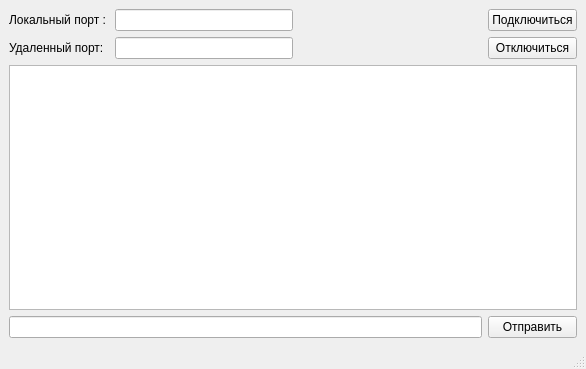
<?xml version="1.0" encoding="UTF-8"?>
<ui version="4.0">
 <class>MainWindow</class>
 <widget class="QMainWindow" name="MainWindow">
  <property name="geometry">
   <rect>
    <x>0</x>
    <y>0</y>
    <width>586</width>
    <height>369</height>
   </rect>
  </property>
  <property name="windowTitle">
   <string>UDP-Chat</string>
  </property>
  <widget class="QWidget" name="centralwidget">
   <layout class="QGridLayout" name="gridLayout_2">
    <item row="0" column="0">
     <layout class="QGridLayout" name="gridLayout">
      <item row="1" column="0">
       <widget class="QLabel" name="remotePortLabel">
        <property name="maximumSize">
         <size>
          <width>100</width>
          <height>16777215</height>
         </size>
        </property>
        <property name="text">
         <string>Удаленный порт:</string>
        </property>
       </widget>
      </item>
      <item row="3" column="5">
       <widget class="QPushButton" name="sendButton">
        <property name="text">
         <string>Отправить</string>
        </property>
        <property name="autoDefault">
         <bool>true</bool>
        </property>
        <property name="default">
         <bool>false</bool>
        </property>
       </widget>
      </item>
      <item row="0" column="0">
       <widget class="QLabel" name="localPortLabel">
        <property name="maximumSize">
         <size>
          <width>100</width>
          <height>16777215</height>
         </size>
        </property>
        <property name="text">
         <string>Локальный порт : </string>
        </property>
       </widget>
      </item>
      <item row="3" column="0" colspan="5">
       <widget class="QLineEdit" name="messageLine"/>
      </item>
      <item row="0" column="1" colspan="2">
       <widget class="QLineEdit" name="localPortLine"/>
      </item>
      <item row="0" column="5">
       <widget class="QPushButton" name="connectButton">
        <property name="text">
         <string>Подключиться</string>
        </property>
       </widget>
      </item>
      <item row="1" column="5">
       <widget class="QPushButton" name="disconnectButton">
        <property name="text">
         <string>Отключиться</string>
        </property>
        <property name="default">
         <bool>false</bool>
        </property>
       </widget>
      </item>
      <item row="1" column="1" colspan="2">
       <widget class="QLineEdit" name="remotePortLine"/>
      </item>
      <item row="2" column="0" colspan="6">
       <widget class="QTextBrowser" name="messageTextBrowser"/>
      </item>
     </layout>
    </item>
   </layout>
  </widget>
  <widget class="QStatusBar" name="statusbar"/>
 </widget>
 <resources/>
 <connections>
  <connection>
   <sender>connectButton</sender>
   <signal>clicked()</signal>
   <receiver>MainWindow</receiver>
   <slot>connectClicked()</slot>
   <hints>
    <hint type="sourcelabel">
     <x>697</x>
     <y>20</y>
    </hint>
    <hint type="destinationlabel">
     <x>384</x>
     <y>288</y>
    </hint>
   </hints>
  </connection>
  <connection>
   <sender>disconnectButton</sender>
   <signal>clicked()</signal>
   <receiver>MainWindow</receiver>
   <slot>disconnectClicked()</slot>
   <hints>
    <hint type="sourcelabel">
     <x>697</x>
     <y>48</y>
    </hint>
    <hint type="destinationlabel">
     <x>384</x>
     <y>288</y>
    </hint>
   </hints>
  </connection>
  <connection>
   <sender>sendButton</sender>
   <signal>clicked()</signal>
   <receiver>MainWindow</receiver>
   <slot>sendClicked()</slot>
   <hints>
    <hint type="sourcelabel">
     <x>697</x>
     <y>533</y>
    </hint>
    <hint type="destinationlabel">
     <x>384</x>
     <y>288</y>
    </hint>
   </hints>
  </connection>
 </connections>
 <slots>
  <slot>connectClicked()</slot>
  <slot>sendClicked()</slot>
  <slot>disconnectClicked()</slot>
 </slots>
</ui>
